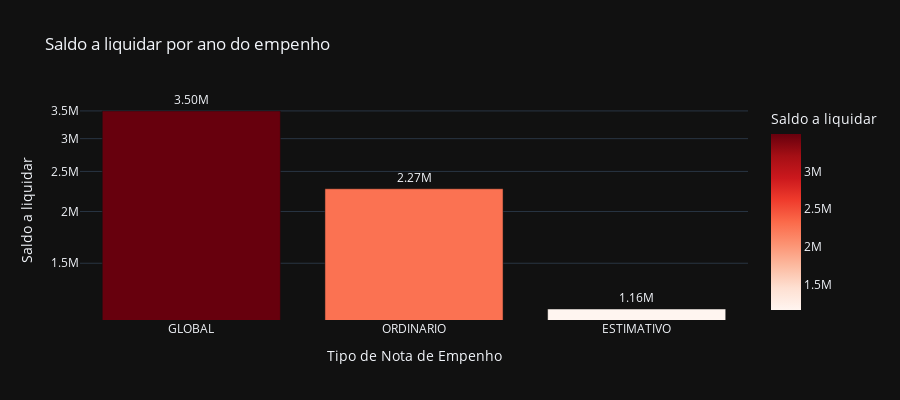

This figure's notebook cell:
### Code cell
# Saldo a liquidar por tipo de NE
cols = ['TIPO_NE', 'A_LIQUIDAR']

df_aux = df.loc[:, cols].groupby('TIPO_NE').sum().sort_values(by= 'A_LIQUIDAR', ascending=False).reset_index()
df_aux = df_aux[df_aux['A_LIQUIDAR'] > 0]
fig = px.bar(df_aux, 
             x='TIPO_NE', 
             y='A_LIQUIDAR',
             title='Saldo a liquidar por ano do empenho',
             labels={'TIPO_NE':'Tipo de Nota de Empenho', 'A_LIQUIDAR':'Saldo a liquidar'},
             text_auto='.3s',
             height=400,
             log_y=True,
             color='A_LIQUIDAR',
             color_continuous_scale = 'reds',
             template='plotly_dark')
fig.update_traces(textposition = 'outside', cliponaxis = False, hovertemplate=None)
fig.update_layout(hovermode="x unified")

fig.show()

### Figure 1 — Plotly figure (JSON) as saved in the notebook; plotly's stock layout.template omitted (floating-point values rounded to 4 significant figures)
{"data": [{"alignmentgroup": "True", "cliponaxis": false, "legendgroup": "", "marker": {"color": [3498000.0, 2270000.0, 1163000.0], "coloraxis": "coloraxis", "pattern": {"shape": ""}}, "name": "", "offsetgroup": "", "orientation": "v", "showlegend": false, "textposition": "outside", "texttemplate": "%{y:.3s}", "type": "bar", "x": ["GLOBAL", "ORDINARIO", "ESTIMATIVO"], "xaxis": "x", "y": [3498000.0, 2270000.0, 1163000.0], "yaxis": "y"}], "layout": {"barmode": "relative", "coloraxis": {"colorbar": {"title": {"text": "Saldo a liquidar"}}, "colorscale": [[0, "rgb(255,245,240)"], [0.125, "rgb(254,224,210)"], [0.25, "rgb(252,187,161)"], [0.375, "rgb(252,146,114)"], [0.5, "rgb(251,106,74)"], [0.625, "rgb(239,59,44)"], [0.75, "rgb(203,24,29)"], [0.875, "rgb(165,15,21)"], [1, "rgb(103,0,13)"]]}, "height": 400, "hovermode": "x unified", "legend": {"tracegroupgap": 0}, "title": {"text": "Saldo a liquidar por ano do empenho"}, "xaxis": {"anchor": "y", "domain": [0, 1], "title": {"text": "Tipo de Nota de Empenho"}}, "yaxis": {"anchor": "x", "domain": [0, 1], "title": {"text": "Saldo a liquidar"}, "type": "log"}}}
